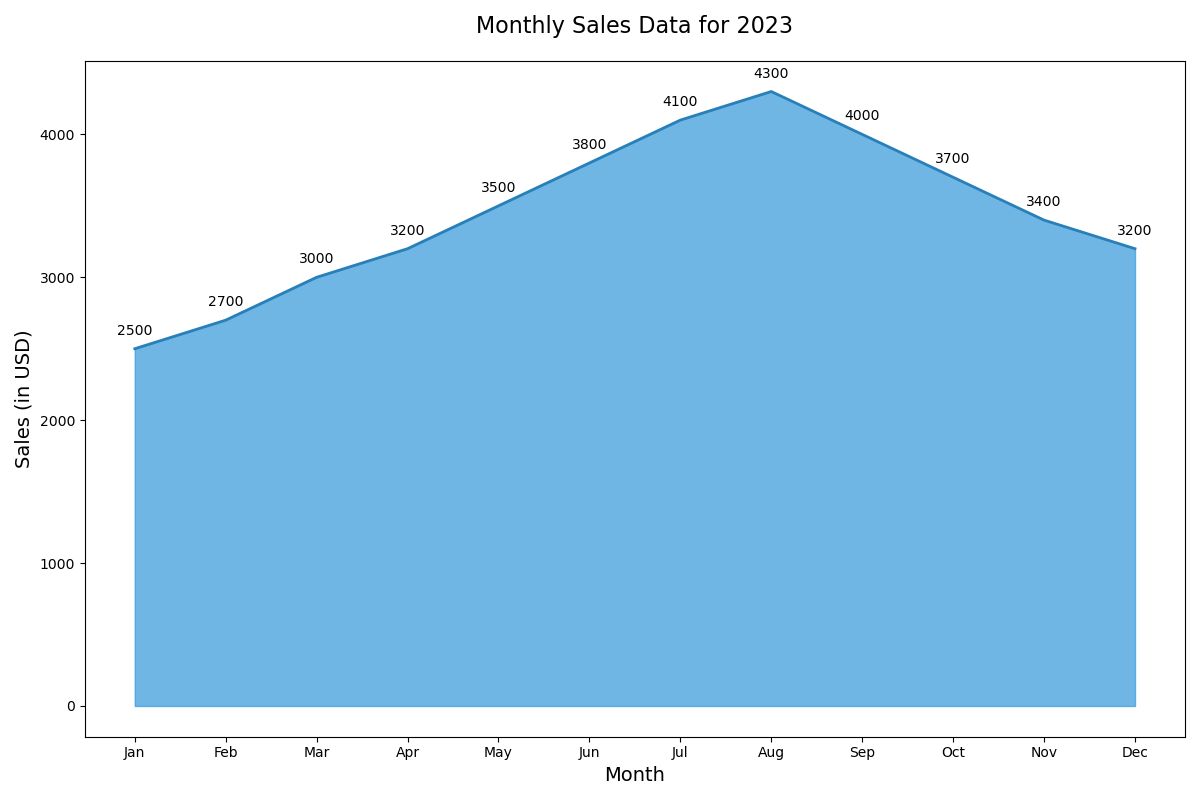

The Python source for this figure:

import matplotlib.pyplot as plt
import pandas as pd

# Data
data = {
    "Month": ["Jan", "Feb", "Mar", "Apr", "May", "Jun", "Jul", "Aug", "Sep", "Oct", "Nov", "Dec"],
    "Sales": [2500, 2700, 3000, 3200, 3500, 3800, 4100, 4300, 4000, 3700, 3400, 3200]
}

df = pd.DataFrame(data)

# Plot
plt.figure(figsize=(12, 8))
plt.fill_between(df["Month"], df["Sales"], color="#3498db", alpha=0.7)
plt.plot(df["Month"], df["Sales"], color="#2980b9", linewidth=2)

# Title and labels
plt.title("Monthly Sales Data for 2023", fontsize=16, pad=20)
plt.xlabel("Month", fontsize=14)
plt.ylabel("Sales (in USD)", fontsize=14)

# Annotation
for i, txt in enumerate(df["Sales"]):
    plt.annotate(txt, (df["Month"][i], df["Sales"][i]), textcoords="offset points", xytext=(0,10), ha='center')

plt.tight_layout()
plt.savefig("monthly_sales_area_chart.png")
plt.show()
